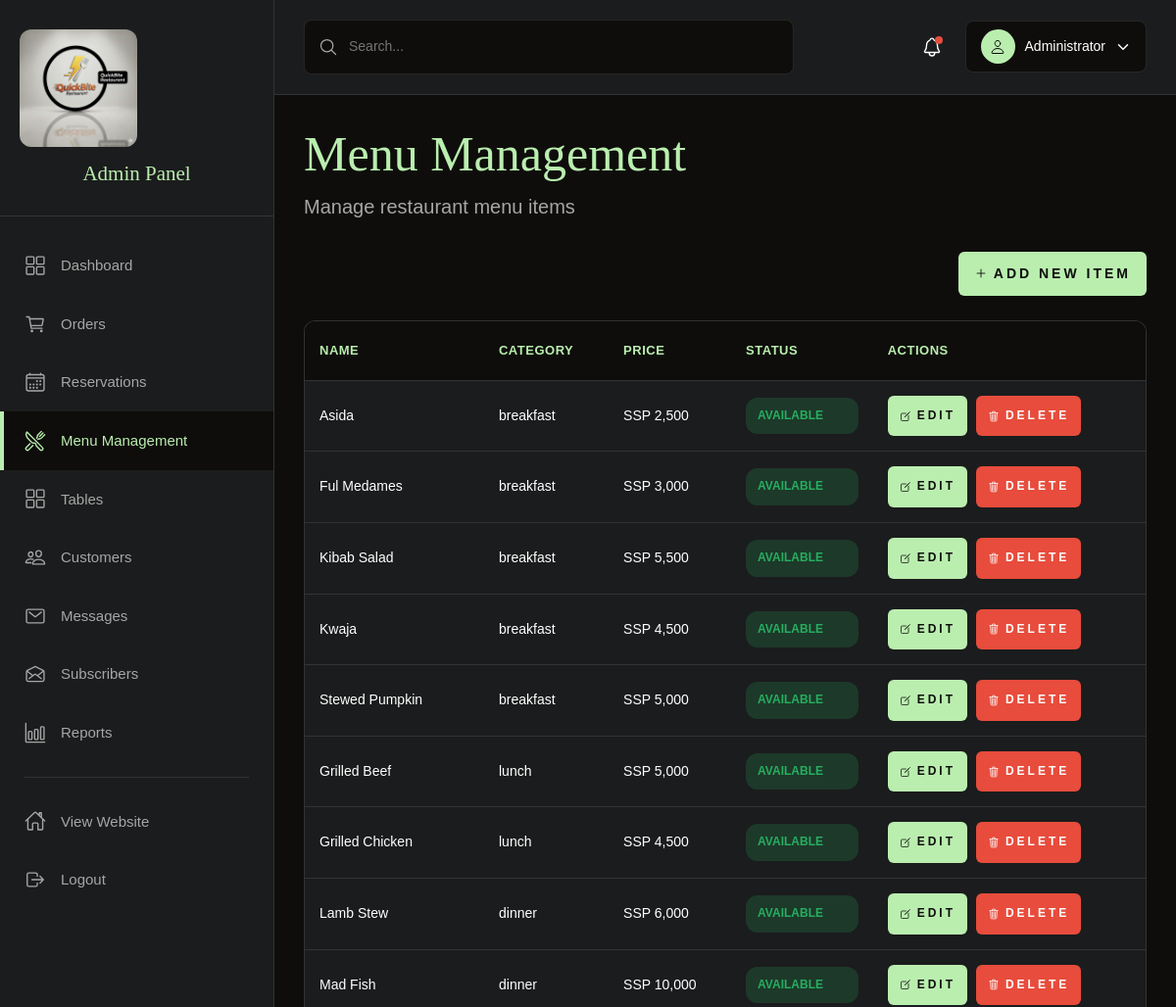
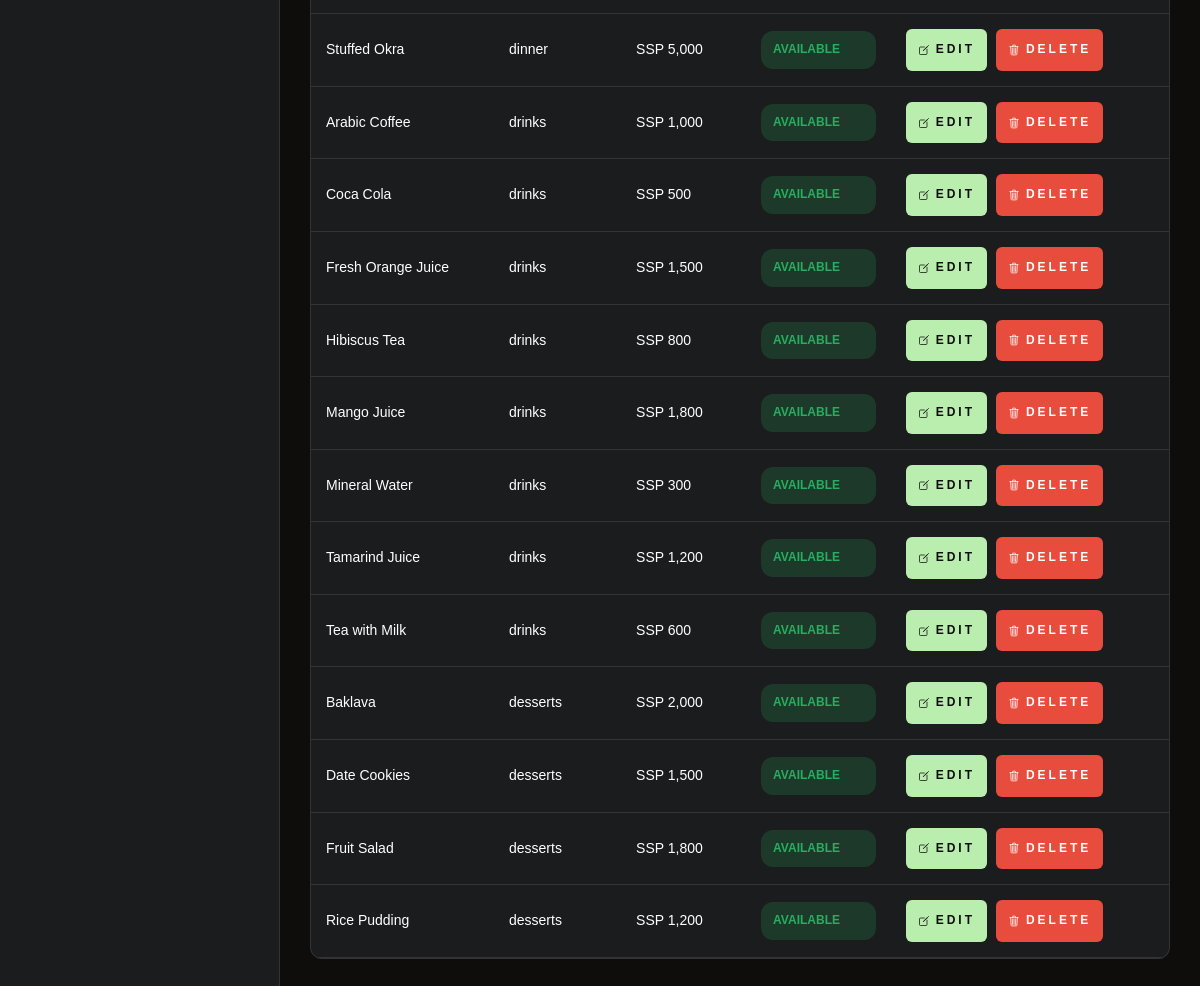
The app's page /admin/menu.php (signed in) with its own data (2 pictures, top to bottom).
### tables this page shows
CREATE TABLE menu_items (
    id INT AUTO_INCREMENT PRIMARY KEY,
    name VARCHAR(100) NOT NULL,
    description TEXT,
    category ENUM('breakfast', 'lunch', 'dinner', 'drinks', 'desserts', 'appetizers') NOT NULL,
    price DECIMAL(10, 2) NOT NULL,
    image_url VARCHAR(255),
    is_available BOOLEAN DEFAULT TRUE,
    is_featured BOOLEAN DEFAULT FALSE,
    preparation_time INT DEFAULT 15,
    created_at TIMESTAMP DEFAULT CURRENT_TIMESTAMP,
    updated_at TIMESTAMP DEFAULT CURRENT_TIMESTAMP ON UPDATE CURRENT_TIMESTAMP,
    INDEX idx_category (category),
    INDEX idx_available (is_available)
);

### admin/menu.php (the view, shortened to what this page needs)
<?php
$conn = getDBConnection();
try {
    $query = "SELECT * FROM menu_items ORDER BY category, name";
    $menu_items = $conn->query($query);
} catch (Exception $e) {
    error_log("Menu Management Error: " . $e->getMessage());
    $menu_items = false;
}
?>
<!DOCTYPE html>
<html lang="en">
<head>
    <link rel="stylesheet" href="../assets/css/style.css">
    <link rel="stylesheet" href="../assets/css/dashboard.css">
</head>
<body class="admin-page">
    <?php include 'includes/sidebar.php'; ?>
    <div class="admin-content">
        <?php include 'includes/topbar.php'; ?>
        <div class="content-wrapper">
            <div class="page-header">
                <h1 class="headline-1">Menu Management</h1>
                <p class="body-2">Manage restaurant menu items</p>
            </div>
            <div class="page-actions">
                <button class="btn btn-primary" onclick="openAddModal()">
                    <ion-icon name="add-outline"></ion-icon>
                    Add New Item
                </button>
            </div>
            <div class="table-container">
                <table class="data-table">
                    <thead>
                        <tr>
                            <th>Name</th>
                            <th>Category</th>
                            <th>Price</th>
                            <th>Status</th>
                            <th>Actions</th>
                        </tr>
                    </thead>
                    <tbody>
                        <?php if ($menu_items && $menu_items->num_rows > 0): ?>
                            <?php while ($item = $menu_items->fetch_assoc()): ?>
                                <tr>
                                    <td><?php echo htmlspecialchars($item['name']); ?></td>
                                    <td><?php echo htmlspecialchars($item['category']); ?></td>
                                    <td>SSP <?php echo number_format($item['price']); ?></td>
                                    <td>
                                        <span class="status-badge status-<?php echo $item['is_available'] ? 'available' : 'unavailable'; ?>">
                                            <?php echo $item['is_available'] ? 'Available' : 'Unavailable'; ?>
                                        </span>
                                    </td>
                                    <td>
                                        <button class="btn btn-sm btn-primary" onclick="editMenuItem(<?php echo $item['id']; ?>, '<?php echo addslashes($item['name']); ?>', '<?php echo $item['category']; ?>', <?php echo $item['price']; ?>, '<?php echo addslashes($item['description'] ?? ''); ?>', <?php echo $item['is_available'] ? 'true' : 'false'; ?>)">
                                            <ion-icon name="create-outline"></ion-icon>
                                            Edit
                                        </button>
                                        <button class="btn btn-sm btn-danger" onclick="deleteMenuItem(<?php echo $item['id']; ?>, '<?php echo addslashes($item['name']); ?>')">
                                            <ion-icon name="trash-outline"></ion-icon>
                                            Delete
                                        </button>
                                    </td>
                                </tr>
                            <?php endwhile; ?>
                        <?php else: ?>
                            <tr>
                                <td colspan="5" class="no-data">No menu items found</td>
                            </tr>
                        <?php endif; ?>
                    </tbody>
                </table>
            </div>
        </div>
    </div>
</body>
</html>

### assets/css/style.css (style rules this page uses)
:root { --gold-crayola: hsl(110, 65%, 81%); --quick-silver: hsla(0, 0%, 65%, 1); --davys-grey: hsla(30, 3%, 34%, 1); --smoky-black-1: hsla(40, 12%, 5%, 1); --smoky-black-2: hsla(30, 8%, 5%, 1); --smoky-black-3: hsla(0, 3%, 7%, 1); --eerie-black-1: hsla(210, 4%, 9%, 1); --eerie-black-2: hsla(210, 4%, 11%, 1); --eerie-black-3: hsla(180, 2%, 8%, 1); --eerie-black-4: hsla(0, 0%, 13%, 1); --white: hsla(0, 0%, 100%, 1); --white-alpha-20: hsla(0, 0%, 100%, 0.2); --white-alpha-10: hsla(0, 0%, 100%, 0.1); --black: hsla(0, 0%, 0%, 1); --black-alpha-80: hsla(0, 0%, 0%, 0.8); --black-alpha-15: hsla(0, 0%, 0%, 0.15); --loading-text-gradient: linear-gradient(90deg, transparent 0% 16.66%, var(--smoky-black-3) 33.33% 50%, transparent 66.66% 75%); --gradient-1: linear-gradient(to top,hsla(0, 0%, 0%, 0.9),hsla(0, 0%, 0%, 0.7),transparent); --fontFamily-forum: 'Forum', cursive; --fontFamily-dm_sans: 'DM Sans', sans-serif; --fontSize-display-1: calc(1.3rem + 6.7vw); --fontSize-headline-1: calc(2rem + 2.5vw); --fontSize-headline-2: calc(1.3rem + 2.4vw); --fontSize-title-1: calc(1.6rem + 1.2vw); --fontSize-title-2: 2.2rem; --fontSize-title-3: 2.1rem; --fontSize-title-4: calc(1.6rem + 1.2vw); --fontSize-body-1: 2.4rem; --fontSize-body-2: 1.6rem; --fontSize-body-3: 1.8rem; --fontSize-body-4: 1.6rem; --fontSize-label-1: 1.4rem; --fontSize-label-2: 1.2rem; --weight-regular: 400; --weight-bold: 700; --lineHeight-1: 1em; --lineHeight-2: 1.2em; --lineHeight-3: 1.5em; --lineHeight-4: 1.6em; --lineHeight-5: 1.85em; --lineHeight-6: 1.4em; --letterSpacing-1: 0.15em; --letterSpacing-2: 0.4em; --letterSpacing-3: 0.2em; --letterSpacing-4: 0.3em; --letterSpacing-5: 3px; --section-space: 70px; --shadow-1: 0px 0px 25px 0px hsla(0, 0%, 0%, 0.25); --radius-24: 24px; --radius-circle: 50%; --transition-1: 250ms ease; --transition-2: 500ms ease; --transition-3: 1000ms ease; }
*, *::before, *::after { margin: 0; padding: 0; box-sizing: border-box; }
input, button, select, textarea { background: none; border: none; font: inherit; }
button { cursor: pointer; }
html { font-size: 10px; scroll-behavior: smooth; }
body { background-color: var(--eerie-black-1); color: var(--white); font-family: var(--fontFamily-dm_sans); font-size: var(--fontSize-body-4); font-weight: var(--weight-regular); line-height: var(--lineHeight-5); overflow: hidden; height: 300vh; }
.display-1, .headline-1, .headline-2, .title-1, .title-2, .title-3, .title-4 { color: var(--white); font-family: var(--fontFamily-forum); font-weight: var(--weight-regular); line-height: var(--lineHeight-2); }
.headline-1 { font-size: var(--fontSize-headline-1); }
.body-2 { font-size: var(--fontSize-body-2); line-height: var(--lineHeight-4); }
.btn { position: relative; color: var(--gold-crayola); font-size: var(--fontSize-label-2); font-weight: var(--weight-bold); text-transform: uppercase; letter-spacing: var(--letterSpacing-5); max-width: max-content; border: 2px solid var(--gold-crayola); padding: 12px 45px; overflow: hidden; z-index: 1; }
.btn::before { content: ""; position: absolute; bottom: 100%; left: 50%; transform: translateX(-50%); width: 200%; height: 200%; border-radius: var(--radius-circle); background-color: var(--gold-crayola); transition: var(--transition-2); z-index: -1; }
@media (min-width: 575px) { :root { --fontSize-body-2: 2rem; } }
@media (min-width: 992px) { :root { --section-space: 100px; } }
@media (min-width: 1200px) { :root { --fontSize-title-2: 2.5rem; } }

### admin/menu.php (style rules this page uses)
.page-actions { margin-bottom: 25px; display: flex; justify-content: flex-end; }
.status-badge { padding: 4px 12px; border-radius: 12px; font-size: 12px; font-weight: 600; text-transform: uppercase; }
.status-available { background: rgba(39, 174, 96, 0.2); color: #27ae60; }
.btn { padding: 8px 16px; border: none; border-radius: 6px; cursor: pointer; font-size: 14px; font-weight: 600; text-decoration: none; display: inline-flex; align-items: center; gap: 6px; transition: all 0.3s ease; }
.btn-sm { padding: 6px 12px; font-size: 12px; margin-right: 5px; }
.btn-primary { background: var(--gold-crayola); color: var(--smoky-black-1); }
.btn-danger { background: #e74c3c; color: white; }

### records on screen
menu_items: name "Asida", category "breakfast", price "2,500", is_available "AVAILABLE"
menu_items: name "Ful Medames", category "breakfast", price "3,000", is_available "AVAILABLE"
menu_items: name "Kibab Salad", category "breakfast", price "5,500", is_available "AVAILABLE"
menu_items: name "Kwaja", category "breakfast", price "4,500", is_available "AVAILABLE"
menu_items: name "Stewed Pumpkin", category "breakfast", price "5,000", is_available "AVAILABLE"
menu_items: name "Grilled Beef", category "lunch", price "5,000", is_available "AVAILABLE"
menu_items: name "Grilled Chicken", category "lunch", price "4,500", is_available "AVAILABLE"
menu_items: name "Lamb Stew", category "dinner", price "6,000", is_available "AVAILABLE"
menu_items: name "Mad Fish", category "dinner", price "10,000", is_available "AVAILABLE"
menu_items: name "Stuffed Okra", category "dinner", price "5,000", is_available "AVAILABLE"
menu_items: name "Arabic Coffee", category "drinks", price "1,000", is_available "AVAILABLE"
menu_items: name "Coca Cola", category "drinks", price "500", is_available "AVAILABLE"
menu_items: name "Fresh Orange Juice", category "drinks", price "1,500", is_available "AVAILABLE"
menu_items: name "Hibiscus Tea", category "drinks", price "800", is_available "AVAILABLE"
menu_items: name "Mango Juice", category "drinks", price "1,800", is_available "AVAILABLE"
menu_items: name "Mineral Water", category "drinks", price "300", is_available "AVAILABLE"
menu_items: name "Tamarind Juice", category "drinks", price "1,200", is_available "AVAILABLE"
menu_items: name "Tea with Milk", category "drinks", price "600", is_available "AVAILABLE"
menu_items: name "Baklava", category "desserts", price "2,000", is_available "AVAILABLE"
menu_items: name "Date Cookies", category "desserts", price "1,500", is_available "AVAILABLE"
menu_items: name "Fruit Salad", category "desserts", price "1,800", is_available "AVAILABLE"
menu_items: name "Rice Pudding", category "desserts", price "1,200", is_available "AVAILABLE"

### other values on screen
$_SESSION['full_name'] "Administrator"
